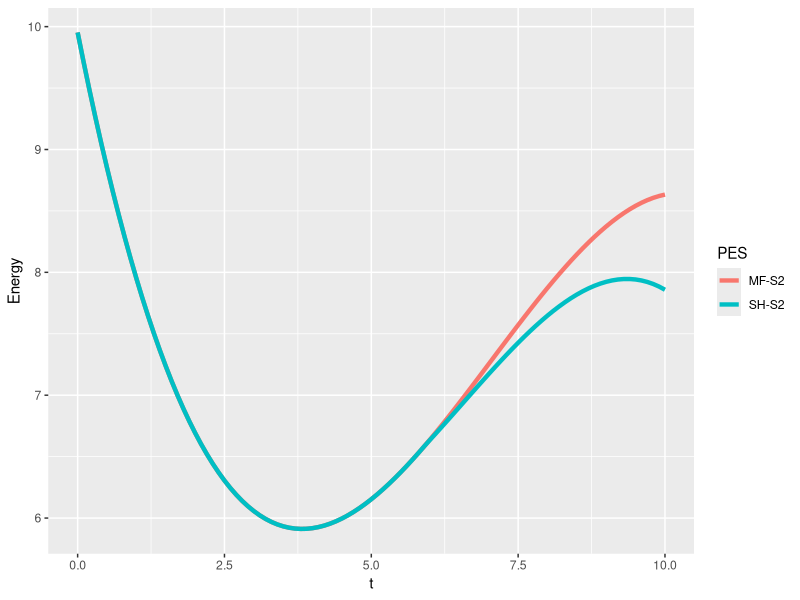

Here is the R script that generated this plot: (Note: this script raises an error after producing the figure.)
# Inspired by the 1990 Tully Paper
library(tidyverse)


# Create the manual points for the higher energy state S2
trial_t2s <- c(0,  1,   2, 3, 4,   5, 6,   7, 8,   9, 10)
trial_ehrenfest_e2s <- c(10, 8, 6.5, 6, 6, 6.25, 6.75, 7.25, 7.75, 8.25, 8.75)
trial_e2s <- c(10, 8, 6.5, 6, 6, 6.25, 6.75, 7.25, 7.50, 7.75, 8.00)

trial_df2 <- data.frame('t' = trial_t2s,
                        'Tully' = trial_e2s,
                        'Ehrenfest' = trial_ehrenfest_e2s)

# Fit S2
fit2_tully <- glm(Tully ~ poly(t,3), data = trial_df2)
fit2_ehrenfest <- glm(Ehrenfest ~ poly(t,3), data = trial_df2)


predict_ts <- seq(0, 10, 0.1)
predict_t <- data.frame('t' = predict_ts)

fit2_df <- data.frame('t' = predict_ts,
                      'MF' = predict(fit2_ehrenfest, newdata = predict_t),
                      'SH' = predict(fit2_tully, newdata = predict_t)) %>%
    mutate(SH = case_when(
               t < 6 ~ MF,
               TRUE ~ SH)) %>%
    pivot_longer(-t) %>%
    rename(Simulation = name) %>%
    rename(Energy = value) %>%
    mutate(State = "S2") %>%
    mutate(PES = paste(Simulation, "S2", sep="-"))
    
#
fit2_df %>%
    ggplot(aes(x = t, y = Energy, color = PES)) +
    geom_line(size = 1.5)


# create the manaul points for the lower state S1
trial_t1s <- seq(0, 10, 1)
trial_e1s <- c(5.00, 3.00, 2.00, 3.25, 4.00, 3.50, 3.00, 2.70, 2.50, 2.25, 2.00)
#                 0,    1,    2,    3,    4,    5,    6,    7,    8,    9,  10
trial_ehrenfest_e1s <- c(5.00, 3.00, 2.00, 3.25, 4.00, 3.50, 3.00, 2.70, 2.60, 2.55, 2.50)

trial_df1 <- data.frame('t' = trial_t1s,
                        'MF' = trial_ehrenfest_e1s,
                        'SH' = trial_e1s)

fit1_tully <- glm(Tully ~ poly(t,5), data = trial_df1)
fit1_ehrenfest <- glm(Ehrenfest ~ poly(t,5), data = trial_df1)


fit1_df <- data.frame('t' = predict_ts,
                     'MF' = predict(fit1_ehrenfest, newdata = predict_t),
                     'SH' = predict(fit1_tully, newdata = predict_t)) %>%
    mutate(SH = case_when(
               t < 6.52 ~ MF,
               TRUE ~ SH)) %>%
    pivot_longer(-t) %>%
    rename(Simulation = name) %>%
    rename(Energy = value) %>%
    mutate(State = "S1") %>%
    mutate(PES = paste(Simulation, "S1", sep="-"))
    

fit1_df %>%
    ggplot(aes(x = t, y = Energy, color = Simulation)) +
    geom_line(size = 1.5)

fitted_pes <- bind_rows(fit1_df, fit2_df)

ggplot() +
    geom_line(data = fitted_pes, aes(x=t, y = Energy, color = PES), size = 1.5) +
    scale_x_continuous(limits = c(0, 10)) +
    scale_y_continuous(limits = c(0, 10))


# The probability of each state will be a logistic function from 2.5 to 5.
logistic_model <- function(ts){
    tau = 0.5
    b = 0.5
    c = 1
    b / (c + exp(-(ts-4.5) / tau))
}

logistic_df = data.frame('t' = predict_ts,
                         'P1' = logistic_model(predict_t),
                         'P2' = 1-logistic_model(predict_t)) %>%
    rename(S1 = `t.1`) %>%
    rename(S2 = `t.2`) %>%
    pivot_longer(-t) %>%
    rename(State = name) %>%
    rename(Probability = value)
                        

# We can acually print these probabilities
ggplot() +
    geom_line(data = logistic_df, aes(x = t, y = Probability, color = State), size = 1.5) +
    theme_bw() +
    scale_color_manual(breaks = c("S1", "S2"), values = c("red", "blue")) +
    labs(x = "Time", 
         y = "Probability") +
    theme(axis.text=element_blank(),
          strip.text = element_text(size=12),
          axis.title=element_text(size=20),
          legend.title = element_blank(),
          legend.text = element_text(size = 15),
          axis.ticks.y = element_blank(),
          axis.ticks.x = element_blank(),
          legend.text.align = 0,
          legend.position = "top")
ggsave("~/potentialparadox.github.io/Thesis/Images/probabilities.png", width = 7.5, height = 5)
    
###############################################
# Plot the Ehrenfest Results
###############################################

# First we need to get the mean energy df
mean_energy <- fitted_pes %>%
    filter(Simulation == 'MF') %>%
    left_join(logistic_df, by = c("t", "State")) %>%
    mutate(weightedE = Energy * Probability) %>%
    select(t, State, weightedE) %>%
    pivot_wider(names_from = State, values_from = weightedE) %>%
    mutate(Energy = S1 + S2) %>%
    select(t, Energy) %>%
    mutate(PES = "MF") %>%
    mutate(Simulation = "Ehrenfest") %>%
    mutate(State = "Average")

# Now plot the mean enery on top of the pes plot
ehrenfest_df <- bind_rows(mean_energy, fitted_pes) %>%
    filter(PES != "SH-S1" | t > 4)
head(ehrenfest_df)

ggplot(data = ehrenfest_df, aes(x = t, y = Energy, color = PES, linetype = PES)) +
    geom_line(size = 1.5) +
    geom_segment(aes(x = 4.2, y = 5.95, xend = 4.2, yend = 3.7),
                 arrow = arrow(length = unit(0.5, "cm")),
                 color = 'red',
                 size = 1.5,
                 show.legend = FALSE) +
    scale_color_manual(breaks = c("MF-S1",
                                  "MF-S2",
                                  "MF",
                                  "SH-S1",
                                  "SH-S2"),
                       values = c("red",
                                  "blue",
                                  "black",
                                  "red",
                                  "blue")) +
    scale_linetype_manual(breaks = c("MF-S1",
                                     "MF-S2",
                                     "MF",
                                     "SH-S1",
                                     "SH-S2"),
                          values = c("dashed",
                                     "dashed",
                                     "dashed",
                                     "solid",
                                     "solid")) +
    theme_bw() +
    labs(x = "Time",
         y = "Energy"
         ) +
    theme(axis.text=element_blank(),
        axis.title=element_text(size=20),
        legend.text = element_text(size = 18),
        legend.title = element_blank(),
        axis.ticks.y = element_blank(),
        axis.ticks.x = element_blank(),
        legend.key.size =  unit(0.5, "in"),
        legend.position = "top"
    )
ggsave("~/potentialparadox.github.io/Thesis/Images/ehrenfestVsTully.png", width = 7.5, height = 5)
